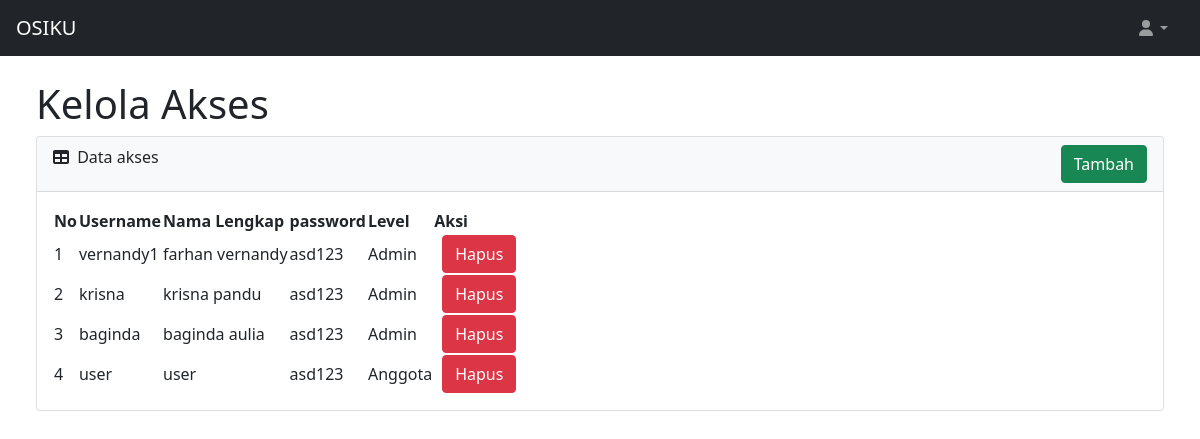
Screenshot of /view/admin/setting/seting.php (signed in) with the database file from the repository.
### tables this page shows
CREATE TABLE `user` (
  `id` int(11) NOT NULL,
  `username` varchar(20) NOT NULL,
  `nama_lengkap` varchar(100) NOT NULL,
  `password` varchar(255) NOT NULL,
  `level` enum('Admin','Bendahara','Anggota') NOT NULL
);

### view/admin/setting/seting.php (the view, shortened to what this page needs)
<?php
include '../../../config/koneksi.php';
?>
<!DOCTYPE html>
<html lang="en">
    <head>
        <link href="https://cdn.jsdelivr.net/npm/simple-datatables@latest/dist/style.css" rel="stylesheet" />
        <link href="../../../css/styles.css" rel="stylesheet" />
    </head>
    <body class="">
        <nav class="sb-topnav navbar navbar-expand navbar-dark bg-dark">
            <a class="navbar-brand ps-3" href="../admin.php">OSIKU</a>
            <ul class="navbar-nav ms-auto ms-md-0 me-3 me-lg-4">
                <li class="nav-item dropdown">
                    <a class="nav-link dropdown-toggle" id="navbarDropdown" href="#" role="button" data-bs-toggle="dropdown" aria-expanded="false"><i class="fas fa-user fa-fw"></i></a>
                </li>
            </ul>
        </nav>
        <div class="container-fluid">
        <main>
                <div class="container-fluid px-4">
                        <h1 class="mt-4">Kelola Akses </h1>
                        <div class="card mb-4">
                            <div class="card-header text-dark bg-light">
                                <i class="fas fa-table me-1"></i>
                                Data akses
                                <button type="button" class="btn btn-success float-end" data-bs-toggle="modal" data-bs-target="#exampleModal">
                                Tambah
                                </button>
                            </div>
                            <div class="card-body">
                                <table id="datatablesSimple">
                                    <thead>
                                        <tr class="">
                                            <th scope="cal">No</th>
                                            <th scope="cal">Username</th>
                                            <th scope="cal">Nama Lengkap</th>
                                            <th scope="cal">password</th>
                                            <th scope="cal">Level</th>
                                            <th scope="cal">Aksi</th>
                                        </tr>
                                    </thead>
                                    <tbody>
                                        <?php
                                            $no=0;
                                            $query=mysqli_query($koneksi, " SELECT * FROM user");
                                            while($row=mysqli_fetch_assoc($query)){
                                                $no++;
                                                ?>
                                                <tr>
                                                    <td><?php echo $no ?></td>
                                                    <td><?php echo $row['username'] ?></td>
                                                    <td><?php echo $row['nama_lengkap'] ?></td>
                                                    <td><?php echo $row['password'] ?></td>
                                                    <td><?php echo $row['level'] ?></td>
                                                    <td>
                                                    <button type="button" class="btn btn-danger float-end mx-2" data-bs-toggle="modal" data-bs-target="#modal-hapus<?php echo $row['id'] ?>">
                                                    Hapus
                                                    </button>
                                                    </td>
                                                </tr>
                                            <?php
                                        }
                                        ?>
                                    </tbody>
                                </table>
                            </div>
                        </div>
                    </div>
                </main>
        </div>
    </body>
</html>

### rows the page displays
user: username "vernandy1", nama_lengkap "farhan vernandy", password "asd123", level "Admin"
user: username "krisna", nama_lengkap "krisna pandu", password "asd123", level "Admin"
user: username "baginda", nama_lengkap "baginda aulia", password "asd123", level "Admin"
user: username "user", nama_lengkap "user", password "asd123", level "Anggota"
